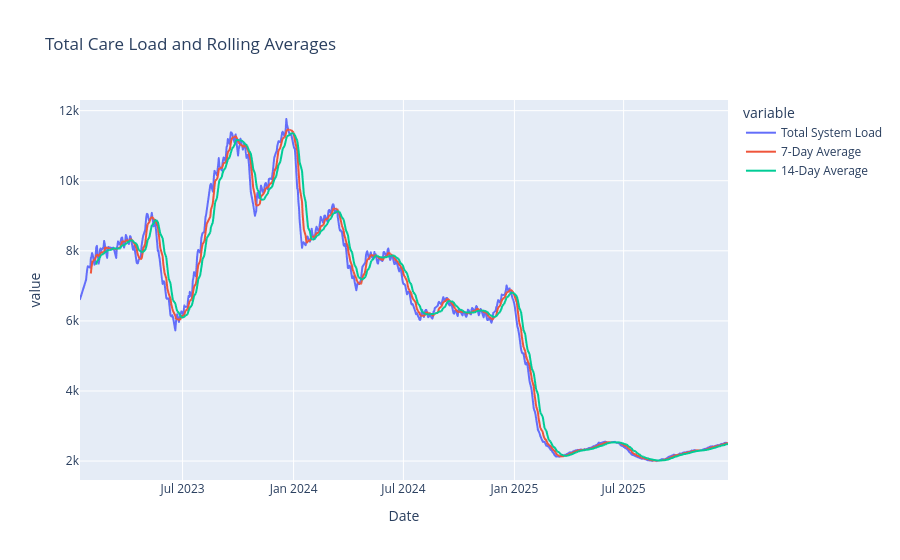

Write notebook code for a chart like this one.
### Code cell
fig = px.line(
    df,
    x="Date",
    y=["Total System Load", "7-Day Average", "14-Day Average"],
    title="Total Care Load and Rolling Averages"
)

fig.show()

### Figure 1 — Plotly figure (JSON) as saved in the notebook; plotly's stock layout.template omitted (floating-point values rounded to 4 significant figures; data arrays with more than 128 entries replaced by an {"elided": "..."} marker saying what was removed)
{"data": [{"hovertemplate": "variable=Total System Load<br>Date=%{x}<br>value=%{y}<extra></extra>", "legendgroup": "Total System Load", "line": {"color": "#636efa", "dash": "solid"}, "marker": {"symbol": "circle"}, "mode": "lines", "name": "Total System Load", "showlegend": true, "type": "scattergl", "x": {"elided": "720 str values"}, "xaxis": "x", "y": {"elided": "720 float values"}, "yaxis": "y"}, {"hovertemplate": "variable=7-Day Average<br>Date=%{x}<br>value=%{y}<extra></extra>", "legendgroup": "7-Day Average", "line": {"color": "#EF553B", "dash": "solid"}, "marker": {"symbol": "circle"}, "mode": "lines", "name": "7-Day Average", "showlegend": true, "type": "scattergl", "x": {"elided": "720 str values"}, "xaxis": "x", "y": {"elided": "720 float values"}, "yaxis": "y"}, {"hovertemplate": "variable=14-Day Average<br>Date=%{x}<br>value=%{y}<extra></extra>", "legendgroup": "14-Day Average", "line": {"color": "#00cc96", "dash": "solid"}, "marker": {"symbol": "circle"}, "mode": "lines", "name": "14-Day Average", "showlegend": true, "type": "scattergl", "x": {"elided": "720 str values"}, "xaxis": "x", "y": {"elided": "720 float values"}, "yaxis": "y"}], "layout": {"legend": {"title": {"text": "variable"}, "tracegroupgap": 0}, "title": {"text": "Total Care Load and Rolling Averages"}, "xaxis": {"anchor": "y", "domain": [0, 1], "title": {"text": "Date"}}, "yaxis": {"anchor": "x", "domain": [0, 1], "title": {"text": "value"}}}}
